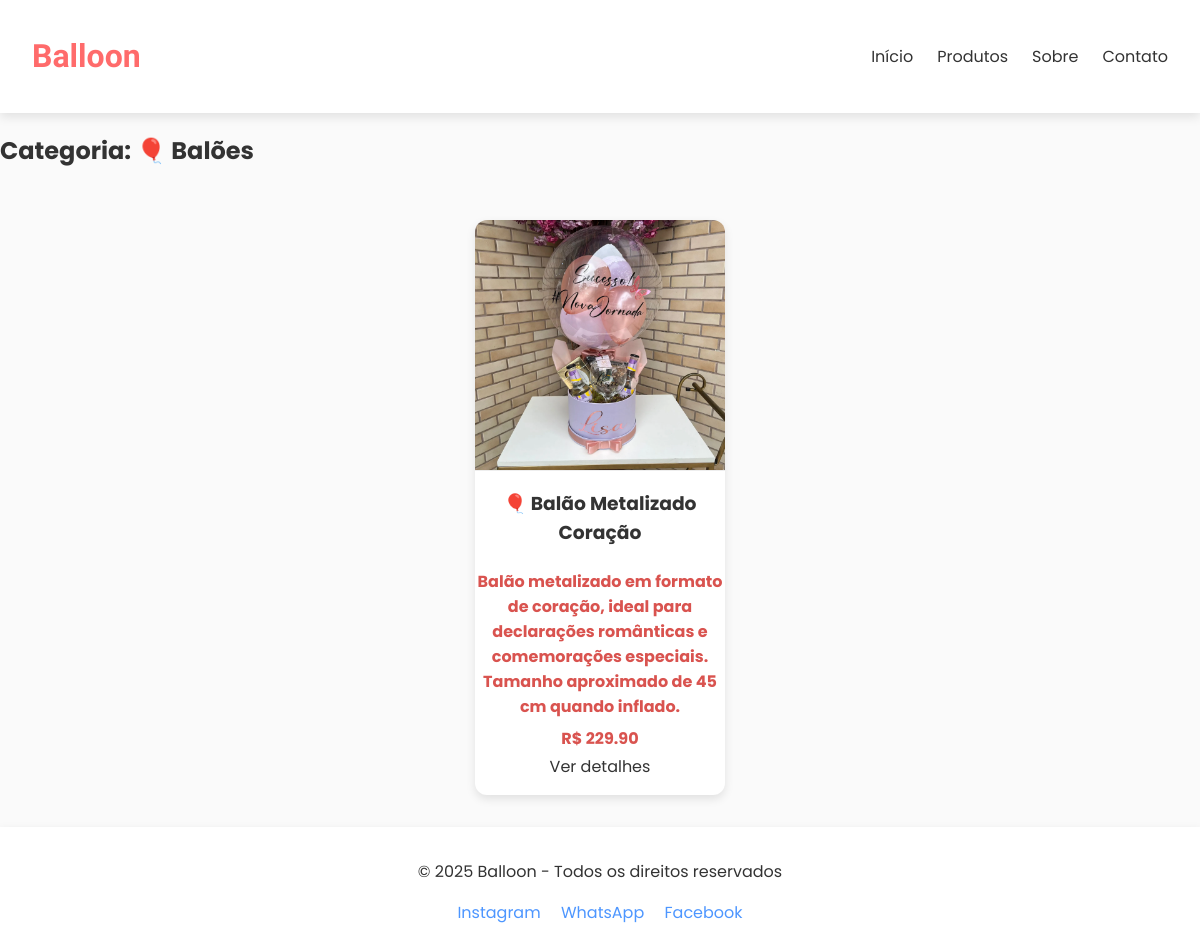
/categoria/baloes/, run on the app's committed database.
### presente/models.py (models this page shows, shortened)
class Categoria(models.Model):
    nome = models.CharField(max_length=100, unique=True)
    slug = models.SlugField(max_length=100, unique=True, blank=True)
    class Meta:
        verbose_name = 'Categoria'
        verbose_name_plural = 'Categorias'

class Produto(models.Model):
    nome = models.CharField(max_length=50)
    descricao = models.TextField()
    preco = models.DecimalField( max_digits=8, decimal_places=2)
    imagem = models.ImageField(upload_to='produtos/')
    categoria = models.ForeignKey(Categoria, on_delete=models.CASCADE)

### presente/views.py (the view)
# urls.py: path('categoria/<slug:slug>/', views.categoria, name='categoria'),
def categoria(request, slug):
    categoria = Categoria.objects.get(slug=slug)
    produtos = Produto.objects.filter(categoria=categoria)
    return render(request, 'presente/pages/categoria.html', context={
        'categoria': categoria,
        'produtos' : produtos
    })

### presente/templates/presente/pages/categoria.html
{% extends "global/base.html" %}
{% block conteudo_pagina %}
<h2>Categoria: {{ categoria.nome }}</h2>
  <div class="container-produtos">
    {% for produto in produtos %}
      <div class="card-produto">
        <img src="{{ produto.imagem.url }}" width="200">
        <h3>{{ produto.nome }}</h3>
        <p>{{ produto.descricao }}</p>
        <p>R$ {{ produto.preco }}</p>
        <a href="{% url 'presente:detalhe_produto' produto.id %}">Ver detalhes</a>
    {% endfor %}
      </div>
  </div>
{% endblock conteudo_pagina %}

### presente/static/presente/css/style.css (style rules this page uses)
:root { --cor-primaria: #4D96FF; --cor-secundaria: #6BCB77; --cor-terciaria: #FFD93D; --cor-fundo: #FAFAFA; --cor-texto: #333; --cor-contraste: #FF6B6B; --fonte-titulo: 'Baloo 2', cursive; --fonte-texto: 'Poppins', sans-serif; --borda: 12px; --sombra: 0 4px 10px rgba(0,0,0,0.1); }
body { margin: 0; font-family: var(--fonte-texto); background-color: var(--cor-fundo); color: var(--cor-texto); }
a { text-decoration: none; color: inherit; }
.container-produtos { display: flex; justify-content: center; flex-wrap: wrap; gap: 2rem; padding: 2rem 0; }
.card-produto { width: 250px; border-radius: var(--borda); box-shadow: var(--sombra); background-color: #fff; overflow: hidden; transition: transform 0.3s ease; text-align: center; padding-bottom: 1rem; display: flex; flex-direction: column; justify-content: space-between; }
.card-produto img { width: 100%; aspect-ratio: 1 / 1; object-fit: cover; border-bottom: 1px solid #eee; }
.card-produto p { margin: 0.2rem 0; color: #d9534f; font-weight: bold; }

### data on the page
Categoria: nome "🎈 Balões"
Produto: imagem (picture), nome "🎈 Balão Metalizado Coração", descricao "Balão metalizado em formato de coração, ideal para declarações românticas e comemorações especiais. Tamanho aproximado de 45 cm quando inflado.", preco "229.90"
